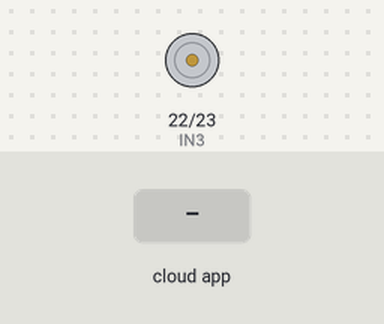
The program below on a simulated Arduino Mega 2560, built with avr-gcc and run on an emulated ATmega2560. Parts: motor-driver pin pairs drawn as motors (green arrow = first pin HIGH = forward, orange = second pin HIGH = backward, longer = more drive, scaled by the enable pin). Inputs (shaded band) come from the test bench. The ROS host is connected and sends only what is stated.

Above: at 1.2 s.
1.3 s: the phone or cloud app sets cmd_pwm to -100
At 1.9 s:
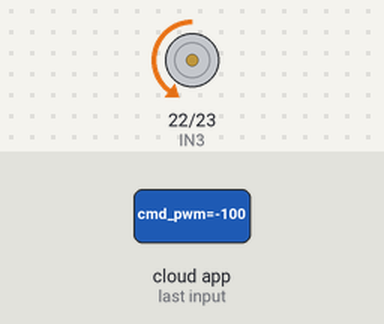
2.8 s: the phone or cloud app sets cmd_pwm to 0
At 3.1 s:
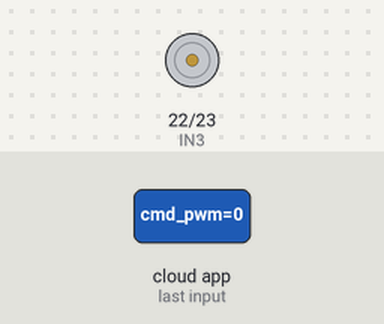
4.3 s: the phone or cloud app sets cmd_pwm to 100
At 5.4 s:
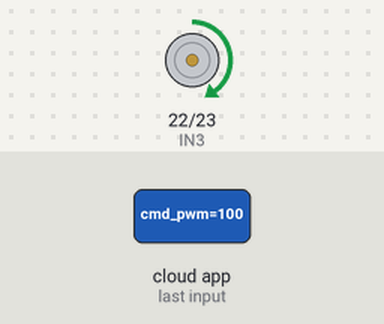
Timing chart, 0 to 7.3 s (numbered marks = the images above; inputs shaded):
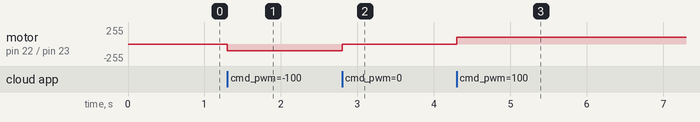

The program:

main.cpp
```cpp
#include <Arduino.h>
#include <ros.h>
#include <std_msgs/Float32.h>

// Declare Node Handle
ros::NodeHandle nh;

// H Bridge Pins
const int ENB = 2; // Enable PWM
const int IN3 = 22;
const int IN4 = 23;


// Set direction and duty cycle of
void input_cb(const std_msgs::Float32 & msg){
  if(abs(msg.data)>255){ // Prevents from writing values not admitted
    nh.logwarn("EXCEEDED INPUT");
  }
  else {
    if(msg.data>0){ // Positive Direction (+)
      digitalWrite(IN3,HIGH);
      digitalWrite(IN4,LOW);
    } else { // Positive Direction (-)
      digitalWrite(IN3,LOW);
      digitalWrite(IN4,HIGH);
    }
    // int motorSpeed = floor(255 * abs(msg.data)); // transform input from [0,1] to [0,255]
    int motorSpeed = floor(abs(msg.data)); //
    // Debug Info
    String data = String(motorSpeed);
    nh.loginfo(data.c_str());
    // Set Dutycycle and apply PWM
    analogWrite(ENB, motorSpeed);
  }
}

ros::Subscriber<std_msgs::Float32> input_sub("cmd_pwm", &input_cb);


void setup() {
  // pin init
  pinMode(ENB,OUTPUT);
  pinMode(IN3,OUTPUT);
  pinMode(IN4,OUTPUT);

  analogWrite(ENB, 0);

  // Initialize ROS Node
  nh.initNode();
  nh.subscribe(input_sub);
}
void loop() {
  // ROS Node
  nh.spinOnce();
  delay(1);
}
```

Measured:
- after the input at 1.3 s, motor on pin 22 (IN3) / pin 23 (IN4): stopped → backward 100/255 at once
- after the input at 2.8 s, motor on pin 22 (IN3) / pin 23 (IN4): backward 100/255 → stopped at once
- after the input at 4.3 s, motor on pin 22 (IN3) / pin 23 (IN4): stopped → forward 100/255 at once
